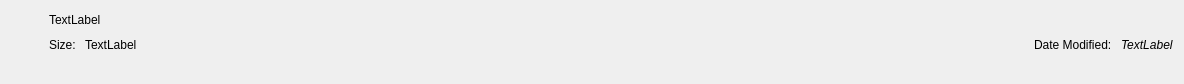
<?xml version="1.0" encoding="UTF-8"?>
<ui version="4.0">
 <class>FileBrowserItem</class>
 <widget class="QFrame" name="FileBrowserItem">
  <property name="geometry">
   <rect>
    <x>0</x>
    <y>0</y>
    <width>1184</width>
    <height>84</height>
   </rect>
  </property>
  <property name="mouseTracking">
   <bool>false</bool>
  </property>
  <property name="windowTitle">
   <string>Frame</string>
  </property>
  <layout class="QGridLayout" name="gridLayout">
   <item row="2" column="1" colspan="5">
    <spacer name="horizontalSpacer">
     <property name="orientation">
      <enum>Qt::Horizontal</enum>
     </property>
     <property name="sizeHint" stdset="0">
      <size>
       <width>40</width>
       <height>0</height>
      </size>
     </property>
    </spacer>
   </item>
   <item row="0" column="1" colspan="5">
    <widget class="QLabel" name="name">
     <property name="text">
      <string>TextLabel</string>
     </property>
    </widget>
   </item>
   <item row="1" column="5">
    <widget class="QLabel" name="modified">
     <property name="font">
      <font>
       <italic>true</italic>
      </font>
     </property>
     <property name="text">
      <string>TextLabel</string>
     </property>
    </widget>
   </item>
   <item row="0" column="0" rowspan="3">
    <widget class="QLabel" name="iconLabel">
     <property name="minimumSize">
      <size>
       <width>32</width>
       <height>32</height>
      </size>
     </property>
     <property name="maximumSize">
      <size>
       <width>32</width>
       <height>32</height>
      </size>
     </property>
     <property name="text">
      <string/>
     </property>
     <property name="scaledContents">
      <bool>false</bool>
     </property>
    </widget>
   </item>
   <item row="1" column="1">
    <widget class="QLabel" name="sizeLabel">
     <property name="sizePolicy">
      <sizepolicy hsizetype="Fixed" vsizetype="Preferred">
       <horstretch>0</horstretch>
       <verstretch>0</verstretch>
      </sizepolicy>
     </property>
     <property name="text">
      <string>Size: </string>
     </property>
    </widget>
   </item>
   <item row="1" column="4">
    <widget class="QLabel" name="modifiedLabel">
     <property name="sizePolicy">
      <sizepolicy hsizetype="Fixed" vsizetype="Preferred">
       <horstretch>0</horstretch>
       <verstretch>0</verstretch>
      </sizepolicy>
     </property>
     <property name="text">
      <string>Date Modified: </string>
     </property>
    </widget>
   </item>
   <item row="1" column="2">
    <widget class="QLabel" name="size">
     <property name="text">
      <string>TextLabel</string>
     </property>
    </widget>
   </item>
   <item row="1" column="3">
    <spacer name="horizontalSpacer_2">
     <property name="orientation">
      <enum>Qt::Horizontal</enum>
     </property>
     <property name="sizeHint" stdset="0">
      <size>
       <width>40</width>
       <height>20</height>
      </size>
     </property>
    </spacer>
   </item>
  </layout>
 </widget>
 <resources/>
 <connections/>
</ui>
